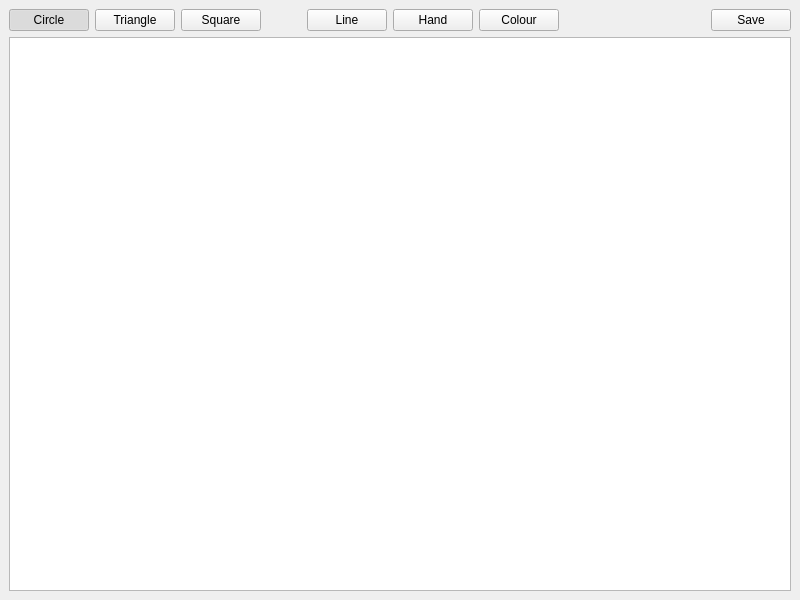
<?xml version="1.0" encoding="UTF-8"?>
<ui version="4.0">
 <class>MainWindow</class>
 <widget class="QMainWindow" name="MainWindow">
  <property name="geometry">
   <rect>
    <x>0</x>
    <y>0</y>
    <width>800</width>
    <height>600</height>
   </rect>
  </property>
  <property name="windowTitle">
   <string>MainWindow</string>
  </property>
  <widget class="QWidget" name="centralwidget">
   <layout class="QVBoxLayout" name="verticalLayout">
    <item>
     <layout class="QGridLayout" name="gridLayout">
      <item row="0" column="0">
       <widget class="QPushButton" name="circleButton">
        <property name="text">
         <string>Circle</string>
        </property>
        <property name="checkable">
         <bool>true</bool>
        </property>
        <property name="checked">
         <bool>true</bool>
        </property>
       </widget>
      </item>
      <item row="0" column="1">
       <widget class="QPushButton" name="triangleButton">
        <property name="text">
         <string>Triangle</string>
        </property>
        <property name="checkable">
         <bool>true</bool>
        </property>
        <property name="checked">
         <bool>false</bool>
        </property>
       </widget>
      </item>
      <item row="0" column="2">
       <widget class="QPushButton" name="squareButton">
        <property name="text">
         <string>Square</string>
        </property>
        <property name="checkable">
         <bool>true</bool>
        </property>
        <property name="checked">
         <bool>false</bool>
        </property>
       </widget>
      </item>
      <item row="0" column="3">
       <spacer name="horizontalSpacer">
        <property name="orientation">
         <enum>Qt::Horizontal</enum>
        </property>
        <property name="sizeType">
         <enum>QSizePolicy::Maximum</enum>
        </property>
        <property name="sizeHint" stdset="0">
         <size>
          <width>40</width>
          <height>20</height>
         </size>
        </property>
       </spacer>
      </item>
      <item row="0" column="4">
       <widget class="QPushButton" name="lineButton">
        <property name="text">
         <string>Line</string>
        </property>
        <property name="checkable">
         <bool>true</bool>
        </property>
        <property name="checked">
         <bool>false</bool>
        </property>
       </widget>
      </item>
      <item row="0" column="5">
       <widget class="QPushButton" name="handButton">
        <property name="text">
         <string>Hand</string>
        </property>
        <property name="checkable">
         <bool>true</bool>
        </property>
        <property name="checked">
         <bool>false</bool>
        </property>
       </widget>
      </item>
      <item row="0" column="6">
       <widget class="QPushButton" name="colourButton">
        <property name="text">
         <string>Colour</string>
        </property>
        <property name="checkable">
         <bool>true</bool>
        </property>
        <property name="checked">
         <bool>false</bool>
        </property>
       </widget>
      </item>
      <item row="0" column="7">
       <spacer name="horizontalSpacer_2">
        <property name="orientation">
         <enum>Qt::Horizontal</enum>
        </property>
        <property name="sizeHint" stdset="0">
         <size>
          <width>40</width>
          <height>20</height>
         </size>
        </property>
       </spacer>
      </item>
      <item row="0" column="8">
       <widget class="QPushButton" name="saveButton">
        <property name="text">
         <string>Save</string>
        </property>
       </widget>
      </item>
     </layout>
    </item>
    <item>
     <widget class="GraphicsView" name="graphicsView"/>
    </item>
   </layout>
  </widget>
 </widget>
 <customwidgets>
  <customwidget>
   <class>GraphicsView</class>
   <extends>QGraphicsView</extends>
   <header>graphicsview.h</header>
  </customwidget>
 </customwidgets>
 <resources/>
 <connections/>
</ui>
